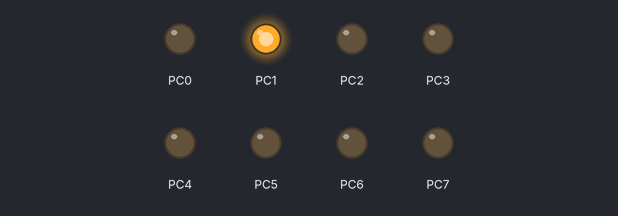
This program was run on a simulated ATmega32, built with avr-gcc and emulated at 8 MHz. Shown: output pins drawn as LEDs (lit = HIGH).

Above: at 0.05 s.
At 0.65 s:
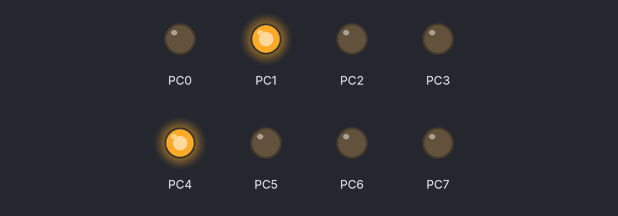
At 1.25 s:
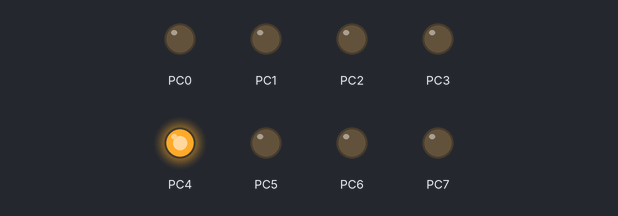
At 2.4 s:
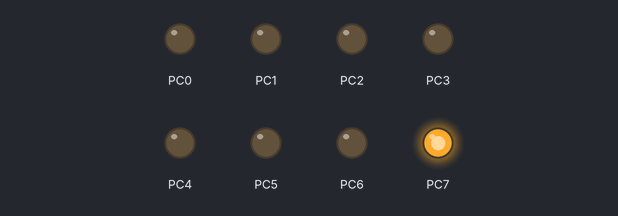
Timing chart, 0 to 3.0 s (numbered marks = the images above):
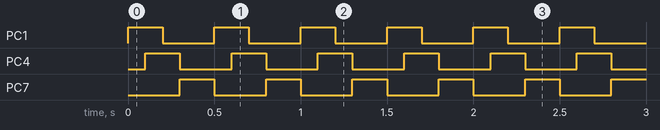

The program:

main.c
```c
/*
 * Trafficlights.c
 *
 * Created: 5/26/2021 3:19:01 PM
 * Author : eliza
 */

#define F_CPU 8000000UL // Defining the clock speed for the uC
#include <avr/io.h>
#include <util/delay.h>


int main(void)
{
    /* Setting all pins in PORTC to output pins*/
	DDRC = 0xFF;

    while (1)
    {
		PORTC = 0x02;  //pin 1 set to high for 100ms
		_delay_ms(100);
		PORTC = 0x12;  //both pin 1&4 set to high for 100ms
		_delay_ms(100);
		PORTC = 0x10;  //pin 4 set to high for 100ms
		_delay_ms(100);
		PORTC = 0x80;  //pin 7 set to high for 200ms
		_delay_ms(200);
    }
	return 0;
}
```

Measured:
- by itself, PC1, PC4, PC7: alternates HIGH for 0.20 s and LOW for 0.30 s
